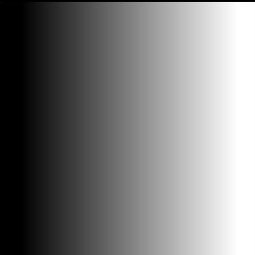
#> input picture KeepLearning/OpencvLearning/CodecWangTutorial/basic/imgs/gradient.jpg, 255 x 255 px
$ jupyter execute demo05.ipynb
#> lines starting #> are read from the running program, lines starting #| are printed output that depends on the picture; after the words box and inside, x2 and y2 are one past the last pixel; in counts of white or black regions, pixels touching at a corner belong together
# 06: 阈值分割

# 目标
* 使用固定阈值、自适应阈值和 Otsu 阈值法"二值化"图像
* OpenCV 函数：cv2.threshold(), cv2.adaptiveThreshold()

# 教程

固定阈值分割

固定阈值分割很直接，一句话说就是像素点值大于阈值变成一类值，小于阈值变成另一类值。

[cell 1]
import cv2
img=cv2.imread('./imgs/gradient.jpg',0)
#> img is the input picture: shape (255, 255); min 0, max 255, mean 124.3

ret,th=cv2.threshold(img,127,255,cv2.THRESH_BINARY)
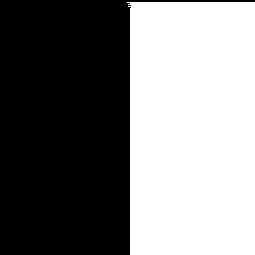
#> th: shape (255, 255); 48.6% white; 1 white region, box (x1, y1, x2, y2) and area: (127, 2, 255, 255) 31630
cv2.imshow('thresh',th)
cv2.waitKey(0)

cv2.threshold()用来实现阈值分割，ret 是 return value 缩写，代表当前的阈值，暂时不用理会。函数有 4 个参数：

* 参数 1：要处理的原图，一般是灰度图
* 参数 2：设定的阈值
* 参数 3：对于THRESH_BINARY、THRESH_BINARY_INV阈值方法所选用的最大阈值，一般为 255
* 参数 4：阈值的方式，主要有 5 种，详情：ThresholdTypes
https://docs.opencv.org/4.0.0/d7/d1b/group__imgproc__misc.html#gaa9e58d2860d4afa658ef70a9b1115576

下面结合代码理解下这 5 种阈值方式：

[cell 2]
import matplotlib.pyplot as plt

ret,th1=cv2.threshold(img,127,255,cv2.THRESH_BINARY)
ret,th2=cv2.threshold(img,127,255,cv2.THRESH_BINARY_INV)
ret,th3=cv2.threshold(img,127,255,cv2.THRESH_TRUNC)
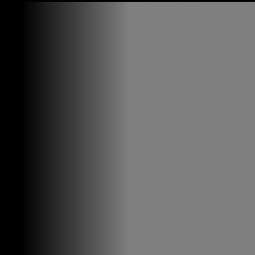
#> th3: shape (255, 255); min 0, max 127, mean 88.8
ret,th4=cv2.threshold(img,127,255,cv2.THRESH_TOZERO)
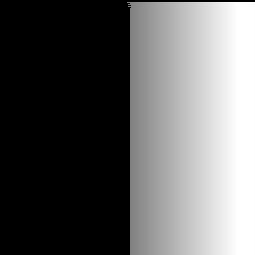
#> th4: shape (255, 255); min 0, max 255, mean 97.3
ret,th5=cv2.threshold(img,127,255,cv2.THRESH_TOZERO_INV)
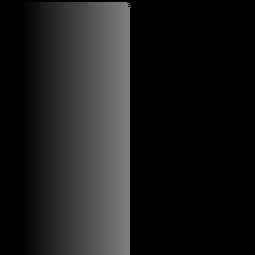
#> th5: shape (255, 255); min 0, max 127, mean 27

titles = ['Original', 'BINARY', 'BINARY_INV', 'TRUNC', 'TOZERO', 'TOZERO_INV']
images = [img, th1, th2, th3, th4, th5]

for i in range(6):
  plt.subplot(2,3,i+1)
  plt.imshow(images[i],'gray')
  plt.title(titles[i],fontsize=8)
  plt.xticks([])
  plt.yticks([])

plt.show()

经验之谈：很多人误以为阈值分割就是二值化。从上图中可以发现，两者并不等同，阈值分割结果是两类值，而不是两个值，所以教程开头我把二值化加了引号。

# 自适应阈值
看得出来固定阈值是在整幅图片上应用一个阈值进行分割，它并不适用于明暗分布不均的图片。 cv2.adaptiveThreshold()自适应阈值会每次取图片的一小部分计算阈值，这样图片不同区域的阈值就不尽相同。它有 5 个参数，其实很好理解，先看下效果：

* 参数 1：要处理的原图
* 参数 2：最大阈值，一般为 255
* 参数 3：小区域阈值的计算方式
ADAPTIVE_THRESH_MEAN_C：小区域内取均值
ADAPTIVE_THRESH_GAUSSIAN_C：小区域内加权求和，权重是个高斯核
* 参数 4：阈值方法，只能使用THRESH_BINARY、THRESH_BINARY_INV，具体见前面所讲的阈值方法
* 参数 5：小区域的面积，如 11 就是 11*11 的小块
* 参数 6：最终阈值等于小区域计算出的阈值再减去此值

[cell 3]
img=cv2.imread('./imgs/suduko.png',0)
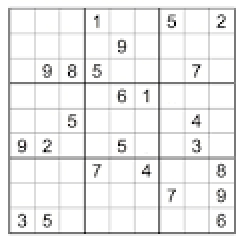
#> input picture KeepLearning/OpencvLearning/CodecWangTutorial/basic/imgs/suduko.png, 123 x 122 px (shown 2 times larger)
#> img: shape (122, 123); min 0, max 255, mean 238.5

ret,th1=cv2.threshold(img,127,255,cv2.THRESH_BINARY)
#> th1: shape (122, 123); 94.9% white; black in thin lines or dots, all inside (x1, y1, x2, y2) = (4, 4, 118, 117)
th2=cv2.adaptiveThreshold(img,255,cv2.ADAPTIVE_THRESH_MEAN_C,cv2.THRESH_BINARY,9,9)
#> th2: shape (122, 123); 81.6% white; black in thin lines or dots, all inside (x1, y1, x2, y2) = (4, 3, 118, 117)
th3=cv2.adaptiveThreshold(img,255,cv2.ADAPTIVE_THRESH_GAUSSIAN_C,cv2.THRESH_BINARY,11,10)
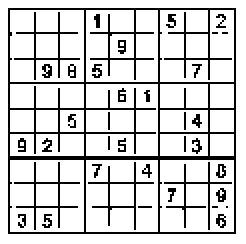
#> th3: shape (122, 123) (shown 2 times larger); 82.8% white; black in thin lines or dots, all inside (x1, y1, x2, y2) = (4, 4, 118, 117)

titles = ['Original', 'Global(v = 127)', 'Adaptive Mean', 'Adaptive Gaussian']
images = [img, th1, th2, th3]

for i in range(4):
  plt.subplot(2,2,i+1)
  plt.imshow(images[i],'gray')
  plt.title(titles[i],fontsize=8)
  plt.xticks([])
  plt.yticks([])
plt.show()

# Otsu 阈值
在前面固定阈值中，我们是随便选了一个阈值如 127，那如何知道我们选的这个阈值效果好不好呢？答案是：不断尝试，所以这种方法在很多文献中都被称为经验阈值。Otsu 阈值法就提供了一种自动高效的二值化方法，不过我们直方图还没学，这里暂时略过。

# 小结
* cv2.threshold()用来进行固定阈值分割。固定阈值不适用于光线不均匀的图片，所以用 cv2.adaptiveThreshold()进行自适应阈值分割。
* 二值化跟阈值分割并不等同。针对不同的图片，可以采用不同的阈值方法。

# 练习
Otsu 阈值是一种高效的二值化算法

# 番外篇：Otsu 阈值法
大部分图像处理任务都需要先进行二值化操作，阈值的选取很关键，Otsu 阈值法会自动计算阈值。

Otsu 阈值法（日本人大津展之提出的，也可称大津算法）非常适用于双峰图片，啥意思呢？
https://ieeexplore.ieee.org/stamp/stamp.jsp?arnumber=4310076

# 什么是双峰图片？
双峰图片就是指图片的灰度直方图上有两个峰值，直方图就是每个值（0~255）的像素点个数统计，后面会详细介绍。

Otsu 算法假设这副图片由前景色和背景色组成，通过统计学方法（最大类间方差）选取一个阈值，将前景和背景尽可能分开，我们先来看下代码，然后详细说明下算法原理。

# 代码示例
下面这段代码对比了使用固定阈值和 Otsu 阈值后的不同结果：

另外，对含噪点的图像，先进行滤波操作效果会更好。

[cell 4]
import cv2
from matplotlib import pyplot as plt

img=cv2.imread('./imgs/noisy.jpg',0)
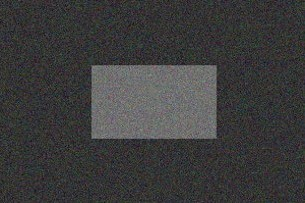
#> input picture KeepLearning/OpencvLearning/CodecWangTutorial/basic/imgs/noisy.jpg, 305 x 203 px
#> img: shape (203, 305); min 3, max 154, mean 60.2

# 固定阈值法
ret1,th1=cv2.threshold(img,100,255,cv2.THRESH_BINARY)
#> th1: shape (203, 305); 13% white; 1 white region, box (x1, y1, x2, y2) and area: (91, 65, 217, 139) 8065

# Otsu 阈值法
ret2,th2=cv2.threshold(img,0,255,cv2.THRESH_BINARY+cv2.THRESH_OTSU)
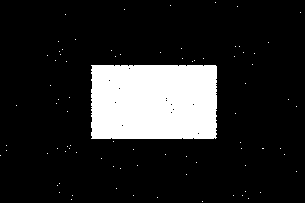
#> th2: shape (203, 305); 15.1% white; 82 white regions (81 under 20 px), largest, box (x1, y1, x2, y2) and area: (91, 65, 217, 139) 9240
#> ret2 = 81

# 先进行高斯滤波，再使用 Otsu 阈值法
blur = cv2.GaussianBlur(img, (5, 5), 0)
ret3, th3 = cv2.threshold(blur, 0, 255, cv2.THRESH_BINARY + cv2.THRESH_OTSU)
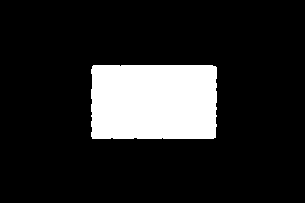
#> th3: shape (203, 305); 14.9% white; 1 white region, box (x1, y1, x2, y2) and area: (91, 65, 217, 139) 9236
#> ret3 = 81

下面我们用 Matplotlib 把原图、直方图和阈值图都显示出来：

[cell 5]
images = [img, 0, th1, img, 0, th2, blur, 0, th3]
titles = ['Original', 'Histogram', 'Global(v=100)',
          'Original', 'Histogram', "Otsu's",
          'Gaussian filtered Image', 'Histogram', "Otsu's"]

for i in range(3):
    # 绘制原图
    plt.subplot(3, 3, i * 3 + 1)
    plt.imshow(images[i * 3], 'gray')
    plt.title(titles[i * 3], fontsize=8)
    plt.xticks([]), plt.yticks([])

    # 绘制直方图 plt.hist，ravel 函数将数组降成一维
    plt.subplot(3, 3, i * 3 + 2)
    plt.hist(images[i * 3].ravel(), 256)
    plt.title(titles[i * 3 + 1], fontsize=8)
    plt.xticks([]), plt.yticks([])

    # 绘制阈值图
    plt.subplot(3, 3, i * 3 + 3)
    plt.imshow(images[i * 3 + 2], 'gray')
    plt.title(titles[i * 3 + 2], fontsize=8)
    plt.xticks([]), plt.yticks([])
plt.show()
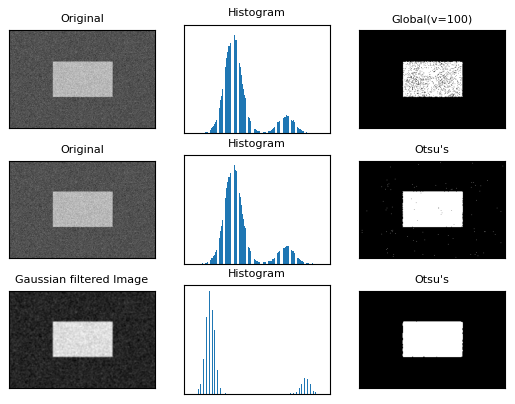
#> figure drawn by matplotlib, 9 panels
